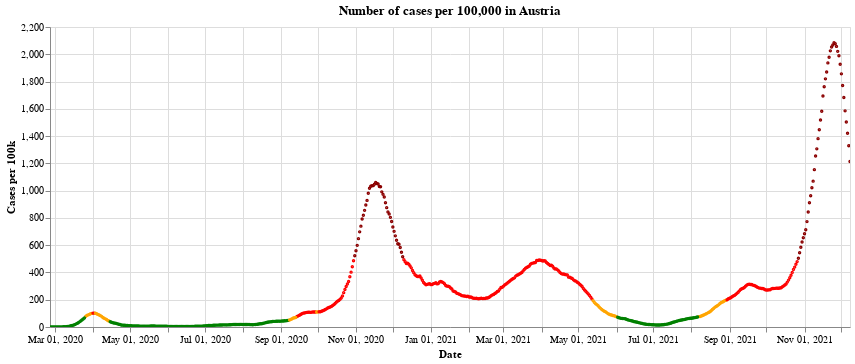

Notebook cell for this chart:
### Markdown cell above
Here is a historical plot of the 'traffic light colours' in Austria, as defined by the [European Centre for Disease Prevention and Control](https://www.ecdc.europa.eu/en/covid-19/situation-updates/weekly-maps-coordinated-restriction-free-movement). See also my other post about the traffic light system for countries in the UK [here](https://idjotherwise.github.io/nlp-otherwise/covid/2021/05/06/ecdc-trafficlight.html), where I show what the rules are for the different traffic lights.

Notice how long Austria was in the 'Red' (and 'Dark red') between September and May - almost 6 months!

### Code cell
#collapse


base = alt.Chart(full_data.query("BundeslandID==10")).mark_point(size=2).encode(
    x=alt.X("yearmonthdate(Time):T", axis=alt.Axis(title='Date')),
    y=alt.Y("TwoWeeklyCasesRate:Q",
            axis=alt.Axis(title='Cases per 100k')),
    tooltip=['Time:T','TwoWeeklyCasesRate:Q', 'Positivity:Q']
).properties(
    title='Number of cases per 100,000 in Austria', width=800
)

chart_to_show = alt.layer(
        base.encode(color=alt.condition((alt.datum.Positivity < 4) &
                                        (alt.datum.TwoWeeklyCasesRate >= 75) &
                                        (alt.datum.TwoWeeklyCasesRate < 200),
                                            alt.ColorValue('orange'),
                                            alt.ColorValue('red')
                                           ),
                    opacity=alt.condition((alt.datum.TwoWeeklyCasesRate >= 75) &
                                              (alt.datum.TwoWeeklyCasesRate < 500),
                                              alt.value(1),
                                              alt.value(0)
                                             )
                   ),
        base.encode(color=alt.value('darkred'),
                    opacity=alt.condition(alt.datum.TwoWeeklyCasesRate >= 500,
                                              alt.value(1),
                                              alt.value(0)
                                             )
                   ),
        base.encode(color=alt.condition((alt.datum.Positivity < 4) &
                                        (alt.datum.TwoWeeklyCasesRate < 50),
                                        alt.ColorValue('green'),
                                        alt.ColorValue('orange')
                                       ),
                    opacity=alt.condition((alt.datum.TwoWeeklyCasesRate < 75) &
                                          (alt.datum.Positivity >= 1),
                                          alt.value(1),
                                          alt.value(0)
                                         )
                   ),
        base.encode(color=alt.ColorValue('green'),
                opacity=alt.condition((alt.datum.TwoWeeklyCasesRate < 75) & (alt.datum.Positivity < 1),
                                      alt.value(1),
                                      alt.value(0)
                                     )
               )
    )

chart_to_show.interactive()

### Figure 1 — Vega-Lite specification as saved in the notebook (floating-point values rounded to 4 significant figures; data arrays with more than 128 entries replaced by an {"elided": "..."} marker saying what was removed)
{"config": {"view": {"continuousWidth": 400, "continuousHeight": 300}}, "layer": [{"mark": {"type": "point", "size": 2}, "encoding": {"color": {"condition": {"value": "orange", "test": "(((datum.Positivity < 4) && (datum.TwoWeeklyCasesRate >= 75)) && (datum.TwoWeeklyCasesRate < 200))"}, "value": "red"}, "opacity": {"condition": {"value": 1, "test": "((datum.TwoWeeklyCasesRate >= 75) && (datum.TwoWeeklyCasesRate < 500))"}, "value": 0}, "tooltip": [{"type": "temporal", "field": "Time"}, {"type": "quantitative", "field": "TwoWeeklyCasesRate"}, {"type": "quantitative", "field": "Positivity"}], "x": {"type": "temporal", "axis": {"title": "Date"}, "field": "Time", "timeUnit": "yearmonthdate"}, "y": {"type": "quantitative", "axis": {"title": "Cases per 100k"}, "field": "TwoWeeklyCasesRate"}}, "selection": {"selector001": {"type": "interval", "bind": "scales", "encodings": ["x", "y"]}}, "title": "Number of cases per 100,000 in Austria", "width": 800}, {"mark": {"type": "point", "size": 2}, "encoding": {"color": {"value": "darkred"}, "opacity": {"condition": {"value": 1, "test": "(datum.TwoWeeklyCasesRate >= 500)"}, "value": 0}, "tooltip": [{"type": "temporal", "field": "Time"}, {"type": "quantitative", "field": "TwoWeeklyCasesRate"}, {"type": "quantitative", "field": "Positivity"}], "x": {"type": "temporal", "axis": {"title": "Date"}, "field": "Time", "timeUnit": "yearmonthdate"}, "y": {"type": "quantitative", "axis": {"title": "Cases per 100k"}, "field": "TwoWeeklyCasesRate"}}, "title": "Number of cases per 100,000 in Austria", "width": 800}, {"mark": {"type": "point", "size": 2}, "encoding": {"color": {"condition": {"value": "green", "test": "((datum.Positivity < 4) && (datum.TwoWeeklyCasesRate < 50))"}, "value": "orange"}, "opacity": {"condition": {"value": 1, "test": "((datum.TwoWeeklyCasesRate < 75) && (datum.Positivity >= 1))"}, "value": 0}, "tooltip": [{"type": "temporal", "field": "Time"}, {"type": "quantitative", "field": "TwoWeeklyCasesRate"}, {"type": "quantitative", "field": "Positivity"}], "x": {"type": "temporal", "axis": {"title": "Date"}, "field": "Time", "timeUnit": "yearmonthdate"}, "y": {"type": "quantitative", "axis": {"title": "Cases per 100k"}, "field": "TwoWeeklyCasesRate"}}, "title": "Number of cases per 100,000 in Austria", "width": 800}, {"mark": {"type": "point", "size": 2}, "encoding": {"color": {"value": "green"}, "opacity": {"condition": {"value": 1, "test": "((datum.TwoWeeklyCasesRate < 75) && (datum.Positivity < 1))"}, "value": 0}, "tooltip": [{"type": "temporal", "field": "Time"}, {"type": "quantitative", "field": "TwoWeeklyCasesRate"}, {"type": "quantitative", "field": "Positivity"}], "x": {"type": "temporal", "axis": {"title": "Date"}, "field": "Time", "timeUnit": "yearmonthdate"}, "y": {"type": "quantitative", "axis": {"title": "Cases per 100k"}, "field": "TwoWeeklyCasesRate"}}, "title": "Number of cases per 100,000 in Austria", "width": 800}], "data": {"name": "data-4e495cfd953e45a40ebceccbd6982ee2"}, "$schema": "https://vega.github.io/schema/vega-lite/v4.8.1.json", "datasets": {"data-4e495cfd953e45a40ebceccbd6982ee2": {"elided": "652 records"}}}
